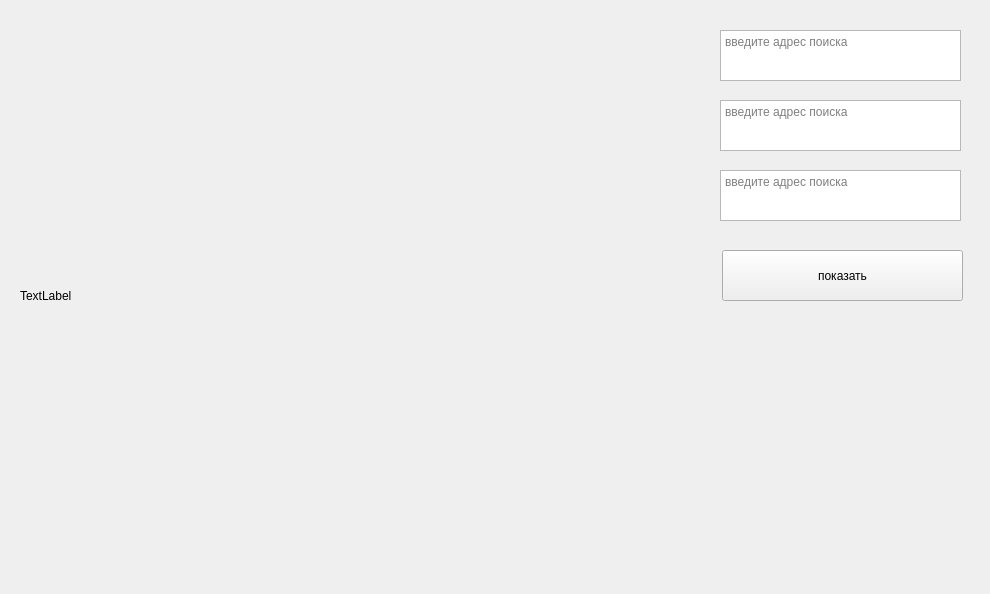
<?xml version="1.0" encoding="UTF-8"?>
<ui version="4.0">
 <class>Form</class>
 <widget class="QWidget" name="Form">
  <property name="geometry">
   <rect>
    <x>0</x>
    <y>0</y>
    <width>990</width>
    <height>594</height>
   </rect>
  </property>
  <property name="windowTitle">
   <string>Form</string>
  </property>
  <widget class="QLabel" name="image">
   <property name="geometry">
    <rect>
     <x>20</x>
     <y>20</y>
     <width>661</width>
     <height>551</height>
    </rect>
   </property>
   <property name="text">
    <string>TextLabel</string>
   </property>
  </widget>
  <widget class="QTextEdit" name="edit_x">
   <property name="geometry">
    <rect>
     <x>720</x>
     <y>30</y>
     <width>241</width>
     <height>51</height>
    </rect>
   </property>
   <property name="placeholderText">
    <string>введите адрес поиска</string>
   </property>
  </widget>
  <widget class="QTextEdit" name="edit_x_2">
   <property name="geometry">
    <rect>
     <x>720</x>
     <y>100</y>
     <width>241</width>
     <height>51</height>
    </rect>
   </property>
   <property name="placeholderText">
    <string>введите адрес поиска</string>
   </property>
  </widget>
  <widget class="QTextEdit" name="edit_x_3">
   <property name="geometry">
    <rect>
     <x>720</x>
     <y>170</y>
     <width>241</width>
     <height>51</height>
    </rect>
   </property>
   <property name="placeholderText">
    <string>введите адрес поиска</string>
   </property>
  </widget>
  <widget class="QPushButton" name="pushButton">
   <property name="geometry">
    <rect>
     <x>722</x>
     <y>250</y>
     <width>241</width>
     <height>51</height>
    </rect>
   </property>
   <property name="text">
    <string>показать</string>
   </property>
  </widget>
 </widget>
 <resources/>
 <connections/>
</ui>
